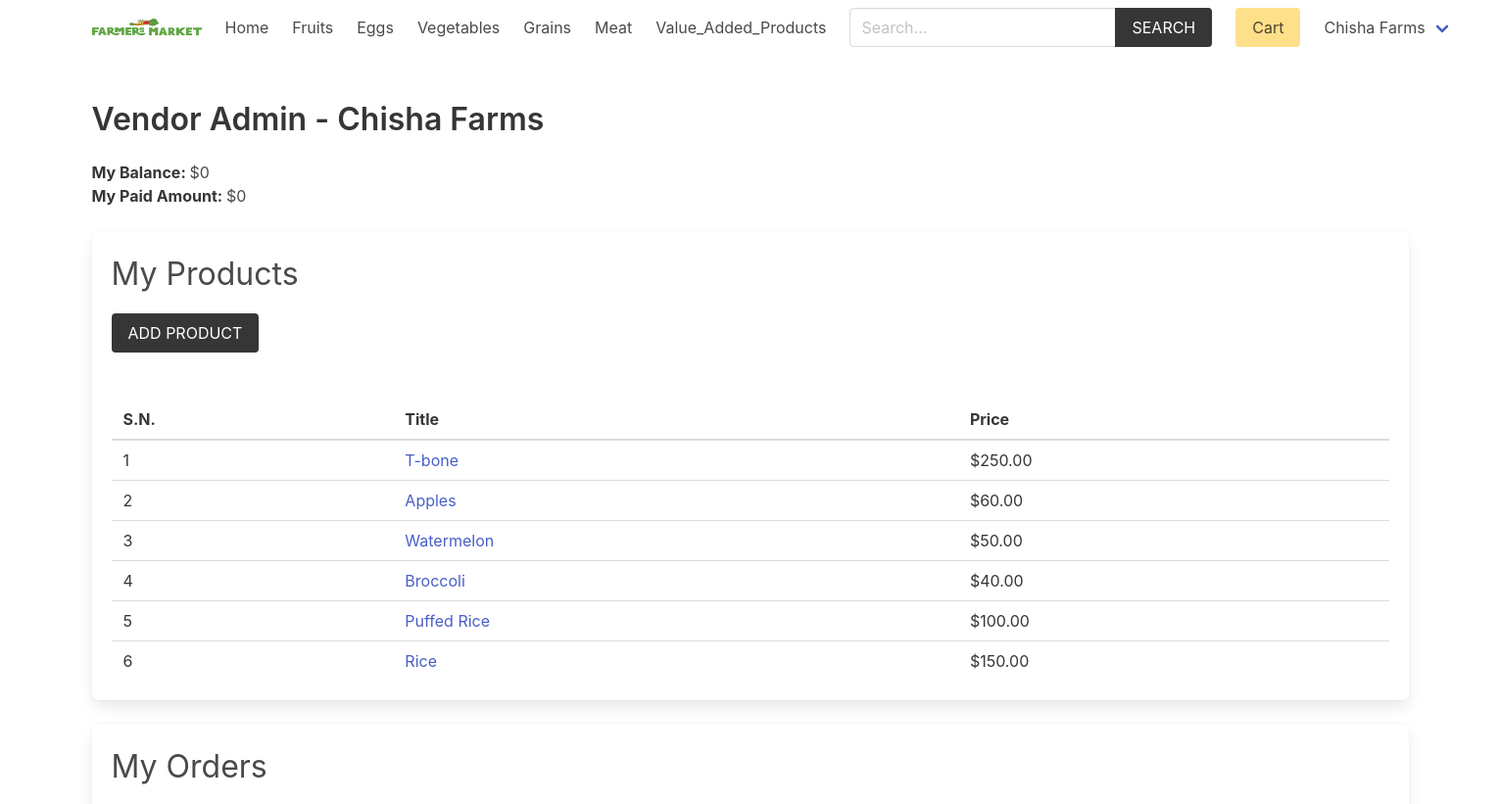
Before: /vendor/vendor-admin/ (signed in, upper part) with the older database file.
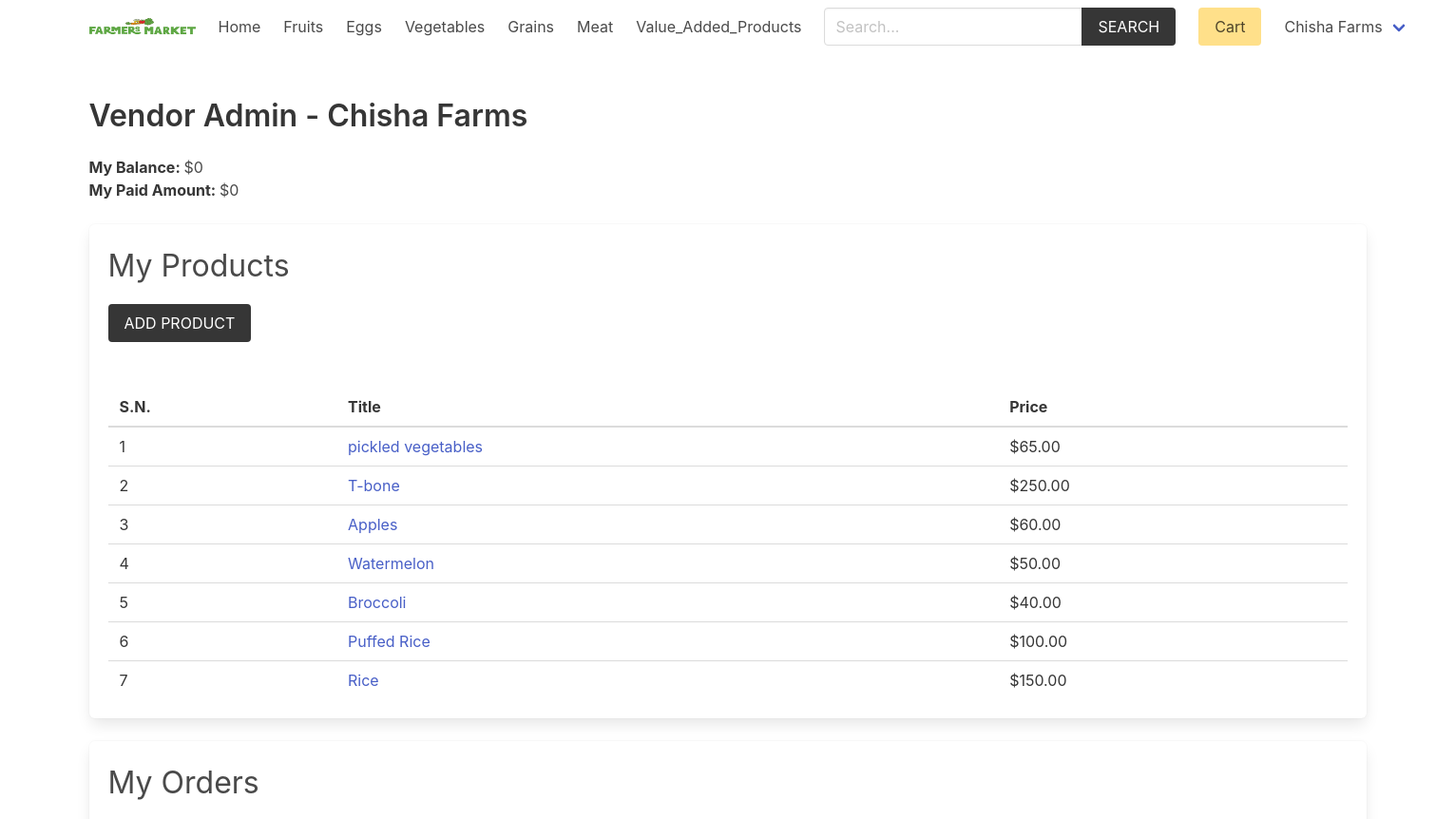
After: the same page with the newer database file.
### product/models.py (models this page shows, shortened)
class Category(models.Model):
    title = models.CharField(max_length=50)
    slug = models.SlugField(max_length=55)
    ordering = models.IntegerField(default=0)
    class Meta:
        ordering = ['ordering']

class Product(models.Model):
    category = models.ForeignKey(Category, related_name='products', on_delete=models.CASCADE)
    vendor = models.ForeignKey(Vendor, related_name="products", on_delete=models.CASCADE)
    title = models.CharField(max_length=50)
    slug = models.SlugField(max_length=55)
    description = models.TextField(blank=True, null=True)
    price = models.DecimalField(max_digits=6, decimal_places=2)
    added_date = models.DateTimeField(auto_now_add=True)
    image = models.ImageField(upload_to='uploads/', blank=True, null=True)
    thumbnail = models.ImageField(upload_to='uploads/', blank=True, null=True) # Change uploads to thumbnails
    class Meta:
        ordering = ['-added_date']

### vendor/views.py (the view)
# urls.py: path('vendor-admin/', views.vendor_admin, name="vendor-admin"),
@login_required
def vendor_admin(request):
    vendor = request.user.vendor
    products = vendor.products.all()
    orders = vendor.orders.all()
    for order in orders:
        order.vendor_amount = 0
        order.vendor_paid_amount = 0
        order.fully_paid = True
        for item in order.items.all():
            if item.vendor == request.user.vendor:
                if item.vendor_paid:
                    order.vendor_paid_amount += item.get_total_price()
                else:
                    order.vendor_amount += item.get_total_price()
                    order.fully_paid = False
    return render(request, 'vendor/vendor_admin.html', {'vendor': vendor, 'products': products, 'orders': orders})

### product/context_processors.py (called while the page is built)
def menu_categories(request):
    categories = Category.objects.all()
    return {'categories': categories}

### simple_multivendor_site/cart/cart.py (called while the page is built)
    def __len__(self):
        return sum(item['quantity'] for item in self.cart.values())

### simple_multivendor_site/cart/context_processors.py (called while the page is built)
def cart(request):
    return {'cart': Cart(request)}

### vendor/models.py (called while the page is built)
    def get_balance(self):
        items = self.items.filter(vendor_paid=False, order__vendors__in=[self.id])
        return sum((item.product.price * item.quantity) for item in items)

    def get_paid_amount(self):
        items = self.items.filter(vendor_paid=True, order__vendors__in=[self.id])
        return sum((item.product.price * item.quantity) for item in items)

### templates/vendor/vendor_admin.html (shortened to what this page needs)
{% extends 'core/base.html' %}
{% block content %}
    <h1 class="title">Vendor Admin - <span class="is-capitalized">{{vendor.name}}</span></h1>
    <div class="mb-5">
        <strong>My Balance: </strong> ${{vendor.get_balance}} <br>
        <strong>My Paid Amount: </strong> ${{vendor.get_paid_amount}}
    </div>
    <div class="box">
        <h2 class="is-size-3 mb-4">My Products</h2>
        <a href="{% url 'vendor:add-product' %}" class="button is-dark is-uppercase mb-6">Add Product</a>
        {% if products %}
            <table class="table is-fullwidth">
                <thead>
                    <tr>
                        <th>S.N.</th>
                        <th>Title</th>
                        <th>Price</th>
                    </tr>
                </thead>
                <tbody>
                    {% for product in products %}
                        <tr>
                            <td>{{ forloop.counter }}</td>
                            <td><a href="{% url 'product:product' product.category.slug product.slug %}">{{ product.title }}</a></td>
                            <td>${{ product.price }}</td>
                        </tr>
                    {% endfor %}
                </tbody>
            </table>
        {% else %}
            <p class="has-text-danger">Products not added yet.</p>
        {% endif %}
    </div>
    <div class="box">
        <h2 class="is-size-3 mb-4">My Orders</h2>
    </div>
{% endblock content %}

### templates/core/base.html (shortened to what this page needs)
{% load static %}
<!DOCTYPE html>
<html lang="en">
<head>
    <link rel="stylesheet" href="https://cdn.jsdelivr.net/npm/bulma@0.9.2/css/bulma.min.css">
    <link rel="stylesheet" href="{% static 'css/main.css' %}">
</head>
<body>
    <div class="container">
        <nav class="navbar" role="navigation" aria-label="main navigation">
            <div class="navbar-brand">
                <a class="navbar-item" href="{% url 'core:home' %}">
                <img width="112" height=97">
                </a>
            </div>
            <div id="navbarBasicExample" class="navbar-menu">
                <div class="navbar-start">
                <a class="navbar-item" href="{% url 'core:home' %}">
                    Home
                </a>
                {% for category in categories %}
                    <a class="navbar-item" href="{% url 'product:category' category.slug %}">
                        {{category.title}}
                    </a>
                {% endfor %}
                </div>
                <div class="navbar-start">
                    <div class="navbar-item">
                        <form method="get" action="{% url 'product:search' %}">
                            <div class="field has-addons">
                                <div class="control">
                                    <input type="search" name="query" id="" class="input" placeholder="Search...">
                                </div>
                                <div class="control">
                                    <button class="button is-dark is-uppercase">Search</button>
                                </div>
                            </div>
                        </form>
                    </div>
                </div>
                <div class="navbar-end">
                <div class="navbar-item">
                    <a href="{% url 'cart:cart' %}" class="button is-warning">Cart {% if cart %}({{cart|length}}){% endif %}</a>
                </div>
                {% if request.user.is_authenticated %}
                <div class="navbar-item has-dropdown is-hoverable">
                    <a class="navbar-link is-capitalized">
                    {{user.vendor.name}}
                    </a>
                </div>
                {% endif %}
                </div>
            </div>
            </nav>
    </div>
    <section class="section">
        <div class="container">
            {% block content %}{% endblock content %}
        </div>
    </section>
</body>
</html>

Changed rows visible on the page:
added Product: title "pickled vegetables", price "65.00"
